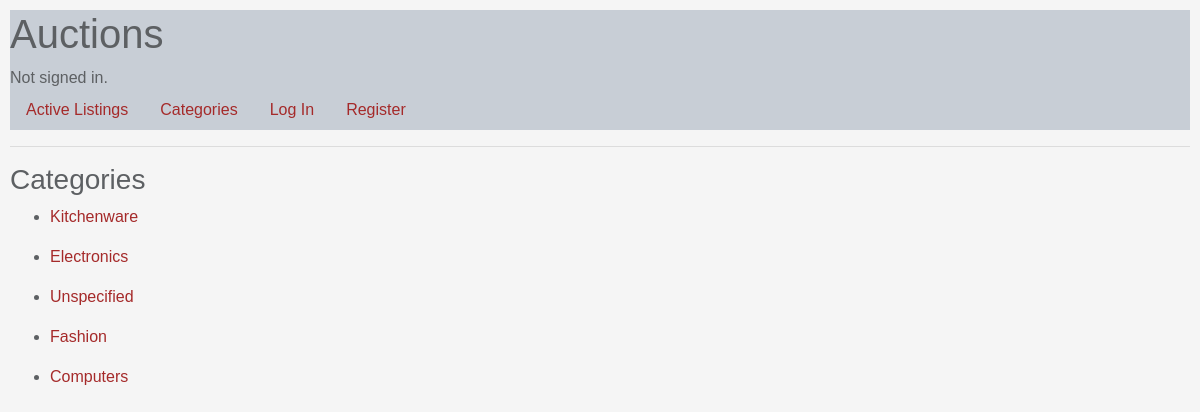
The page /categories/ on the database as committed earlier.
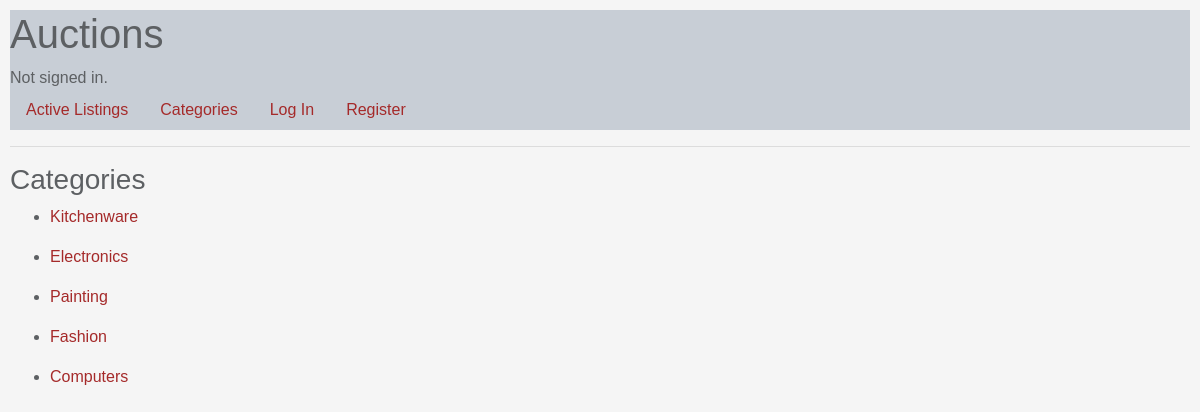
The same page on the database as committed later.
### auctions/models.py (models this page shows, shortened)
class Listing(models.Model):
    seller = models.ForeignKey(settings.AUTH_USER_MODEL,
                               on_delete=models.CASCADE,
                               related_name="own_goods")
    title = models.CharField(max_length=32)
    description = models.TextField(max_length=64)
    starting_bid = models.PositiveIntegerField()
    image = models.URLField(blank=True)
    category = models.CharField(max_length=24, blank=True)
    date_created = models.DateField(auto_now_add=True)
    active = models.BooleanField(default=True)

### auctions/views.py (the view)
# urls.py: path("categories/", views.categories, name="categories"),
def categories(request):
    listings = Listing.objects.all()
    categories_list = []
    for listing in listings:
        categories_list.append(listing.category)
    all_categories = set(categories_list)
    return render(request, "auctions/category_list.html",
                  {"categories": all_categories})

### auctions/templates/auctions/category_list.html (shortened to what this page needs)
{% extends "auctions/layout.html" %}
{% block body %}
<h3>Categories</h3>
{% for category in categories %}
    <ul>
        <li><a href="{% url 'a_category' category %}">{{ category }}</a></li>
    </ul>
{% endfor %}
{% endblock %}

### auctions/templates/auctions/layout.html (shortened to what this page needs)
{% load static %}
<!DOCTYPE html>
<html lang="en">
    <head>
        <link rel="stylesheet" href="https://stackpath.bootstrapcdn.com/bootstrap/4.4.1/css/bootstrap.min.css">
        <link href="{% static 'auctions/styles.css' %}" rel="stylesheet">
    </head>
    <body>
        <div class="page-header">
            <h1>Auctions</h1>
            <div>
                {% if user.is_authenticated %}
                    Signed in as <strong>{{ user.username }}</strong>.
                {% else %}
                    Not signed in.
                {% endif %}
            </div>
            <ul class="nav">
                <li class="nav-item">
                    <a class="nav-link" href="{% url 'index' %}">Active Listings</a>
                </li>
                <li class="nav-item">
                    <a class="nav-link" href="{% url 'categories' %}">Categories</a>
                </li>
                {% if user.is_authenticated %}
                    <li class="nav-item">
                        <a class="nav-link" href="{% url 'create' %}">Create Listing</a>
                    </li>
                    <li class="nav-item">
                        <a class="nav-link" href="{% url 'watchlist' %}">Watchlist</a>
                    </li>
                    <li class="nav-item">
                        <a class="nav-link" href="{% url 'logout' %}">Log Out</a>
                    </li>
                {% else %}
                    <li class="nav-item">
                        <a class="nav-link" href="{% url 'login' %}">Log In</a>
                    </li>
                    <li class="nav-item">
                        <a class="nav-link" href="{% url 'register' %}">Register</a>
                    </li>
                {% endif %}
            </ul>
        </div>
        <hr>
        {% block body %}
        {% endblock %}
    </body>
</html>

### auctions/static/auctions/styles.css (style rules this page uses)
body { padding: 10px; box-sizing: border-box; font-family: Arial, Helvetica, sans-serif; background-color: whitesmoke; color: #5D6063; }
a { color: brown; }
.page-header { background-color: #c8ced6; }

Rows that differ between the two databases and show on the page:
removed Listing: categories "Unspecified"
added Listing: categories "Painting"
